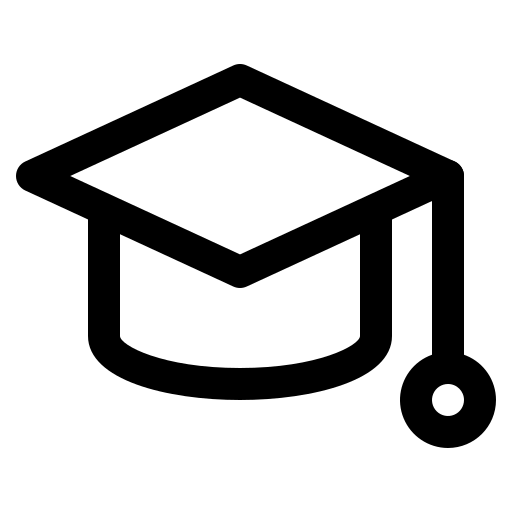
#> input picture images/education.png, 512 x 512 px, given in place of 2025_profile.png, which was not available
$ python script.py
#> lines starting #> are read from the running program, lines starting #| are printed output that depends on the picture
from PIL import Image

def resize_image(input_path, output_path, size):
#> called with input_path = '2025_profile.png', output_path = 'android-chrome-192x192.png', size = (192, 192)
    image = Image.open(input_path)
#> image is the input picture: PIL image 512x512 RGBA; mean R, G, B, A 0, 0, 0, 55.5
    resized_image = image.resize(size)
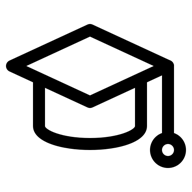
#> resized_image: PIL image 192x192 RGBA; mean R, G, B, A 0, 0, 0, 55.5; transparent parts drawn white
    resized_image.save(output_path)

input_file = "2025_profile.png"

# Resize to 192x192
output_file_192 = "android-chrome-192x192.png"
resize_image(input_file, output_file_192, (192, 192))
print(f"Image resized to {output_file_192}")

# Resize to 512x512
output_file_512 = "android-chrome-512x512.png"
resize_image(input_file, output_file_512, (512, 512))
print(f"Image resized to {output_file_512}")

$ run again, on images/intern.png
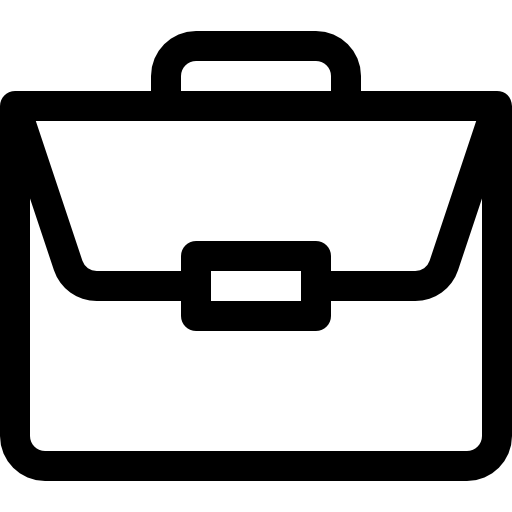
#> input picture images/intern.png, 512 x 512 px, given in place of 2025_profile.png, which was not available
#> in resize_image, image is the input picture: PIL image 512x512 RGBA; mean R, G, B, A 174.6, 174.6, 174.6, 79.8
#> in resize_image, `resized_image = image.resize(size)`:
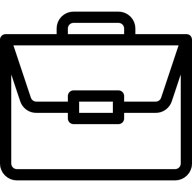
#> resized_image: PIL image 192x192 RGBA; mean R, G, B, A 0, 0, 0, 79.7; transparent parts drawn white

$ run again, on images/openagents_overview.png
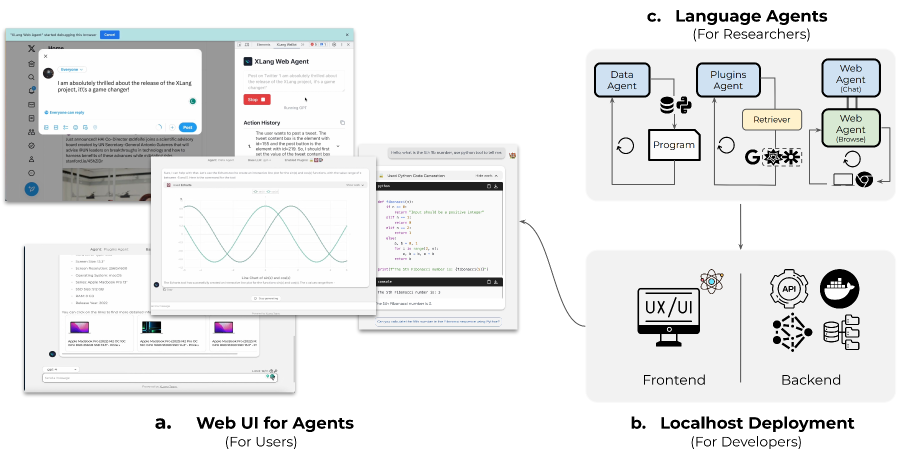
#> input picture images/openagents_overview.png, 1801 x 907 px, given in place of 2025_profile.png, which was not available (shown at 1/2 size)
#> in resize_image, image is the input picture: PIL image 1801x907 RGBA; mean R, G, B, A 233.1, 233.8, 234.1, 255
#> in resize_image, `resized_image = image.resize(size)`:
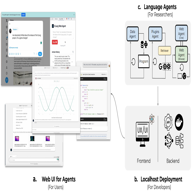
#> resized_image: PIL image 192x192 RGBA; mean R, G, B, A 233, 233.8, 234, 255
#> in resize_image (call 2), `resized_image = image.resize(size)`:
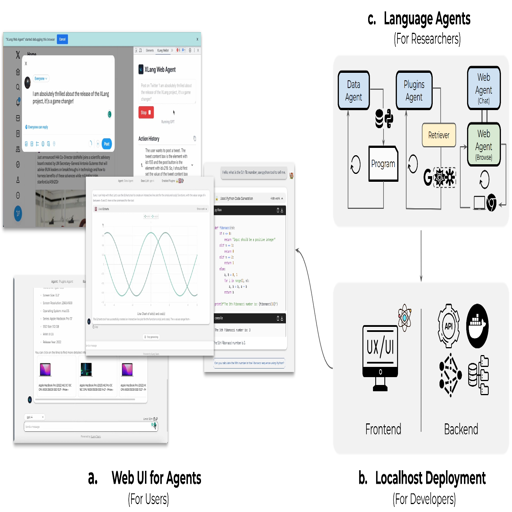
#> resized_image: PIL image 512x512 RGBA; mean R, G, B, A 233.1, 233.8, 234, 255
